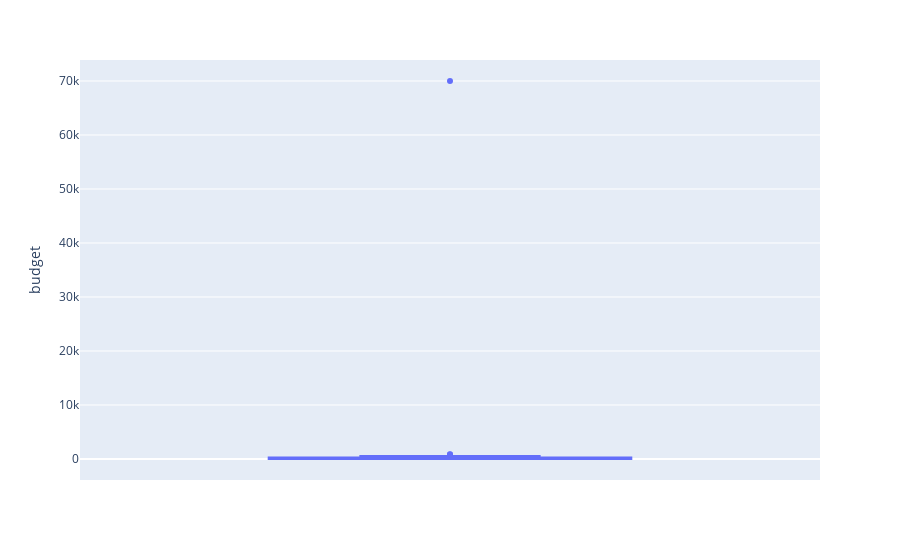

The cell this chart's notebook holds for it:
### Code cell
fg=px.box(df, y="budget")
fg.show()

### Figure 1 — Plotly figure (JSON) as saved in the notebook; plotly's stock layout.template omitted (floating-point values rounded to 4 significant figures)
{"data": [{"alignmentgroup": "True", "hovertemplate": "budget=%{y}<extra></extra>", "legendgroup": "", "marker": {"color": "#636efa"}, "name": "", "notched": false, "offsetgroup": "", "orientation": "v", "showlegend": false, "type": "box", "x0": " ", "xaxis": "x", "y": [70000, 200, 165, 180, 250, 25, 165, 55, 103, 200, 3.18, 237, 7.2, 185, 22, 63, 15.5, 400, 400, 216.7, 177, 400, 550, 390, 1.4, 120, 100, 850, 1, 250, 900, 1.8, 500, 1, 2, 5.5, 1.8], "y0": " ", "yaxis": "y"}], "layout": {"boxmode": "group", "legend": {"tracegroupgap": 0}, "margin": {"t": 60}, "xaxis": {"anchor": "y", "domain": [0, 1]}, "yaxis": {"anchor": "x", "domain": [0, 1], "title": {"text": "budget"}}}}
